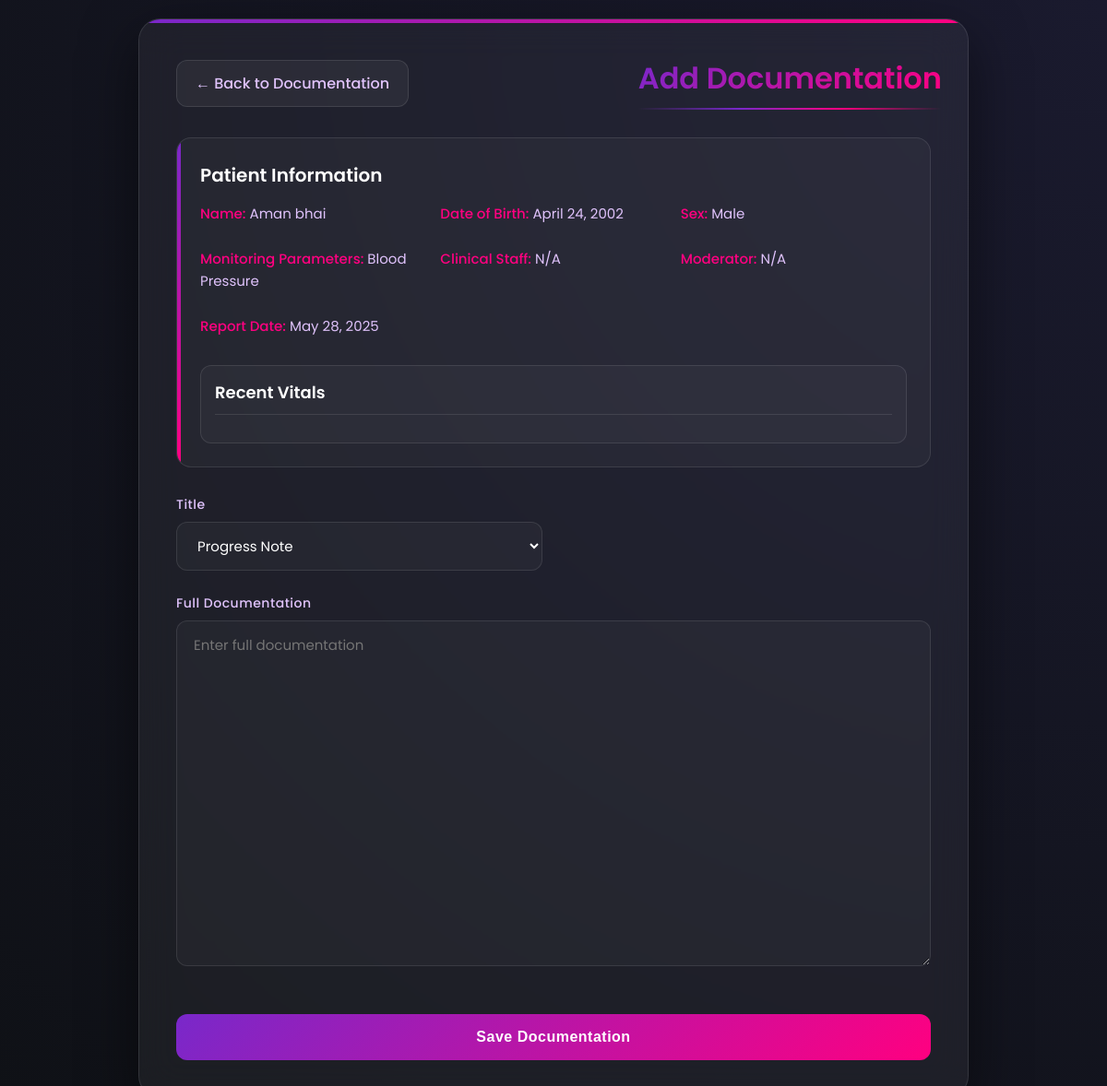
Screenshot of /write_document/2/ (signed in) with the database file from the repository.
### rpm_users/models.py (models this page shows, shortened)
class Patient(models.Model):
    SEX_CHOICES = (('Male', 'Male'), ('Female', 'Female'), ('Others', 'Others'),)
    MONITORING_CHOICES = (('Blood Pressure', 'Blood Pressure'), ('Heart Rate', 'Heart Rate'), ('SPO2', 'SPO2'),("Temperature", "Temperature"),)
    user = models.OneToOneField(User, on_delete=models.CASCADE, blank=True, null=True)
    date_of_birth = models.DateField(blank=True, null=True)
    height = models.DecimalField(blank=True, null=True, max_digits=10, decimal_places=2)
    weight = models.DecimalField(blank=True, null=True, max_digits=10, decimal_places=2)
    insurance = models.CharField(blank=True, null=True, max_length=255)
    insurance_number = models.CharField(blank=True, null=True, max_length=255)
    sex = models.CharField(blank=True, max_length=10, null=True, choices=SEX_CHOICES)
    bmi = models.DecimalField(blank=True, max_digits=10, decimal_places=2, null=True)
    phone_number = models.CharField(max_length=15, blank=True, null=True)
    monitoring_parameters = models.CharField(blank=True, max_length=20, null=True, choices=MONITORING_CHOICES)
    device_serial_number = models.BigIntegerField(null=True, blank=True, unique=True)
    pharmacy_info = models.TextField(blank=True, null=True)
    allergies = models.TextField(blank=True, null=True)
    smoke = models.CharField(choices=(('YES', 'YES'), ('NO', 'NO'),), default='NO', max_length=3)
    drink = models.CharField(choices=(('YES', 'YES'), ('NO', 'NO'),), default='NO', max_length=3)
    family_history = models.TextField(null=True, blank=True)
    medications = models.TextField(null=True, blank=True)
    id = models.UUIDField(default=uuid.uuid4, primary_key=True, editable=False)
    created_at = models.DateTimeField(auto_now_add=True)
    updated_at = models.DateTimeField(auto_now=True)
    moderator_assigned = models.ForeignKey('Moderator', blank=True, null=True, on_delete=models.SET_NULL, related_name='moderators')

### rpm_users/views.py (the view)
# urls.py: path('write_document/<int:report_id>/', views.write_document, name='write_document'),
@login_required
def write_document(request, report_id):
    report = Reports.objects.get(id=report_id)
    if request.method == 'POST':
        form = DocumentationForm(request.POST, request.FILES)
        if form.is_valid():
            document = form.save(commit=False, user=request.user)
            document.report = report
            document.save()
            messages.success(request, 'Documentation saved successfully.')
            return redirect('view_documentation', patient_id=report.patient.id)
    else:
        form = DocumentationForm()
    patient = report.patient
    return render(request, 'reports/add_docs.html', {'form': form, 'report': report, 'patient': patient}) # Render add_docs.html

### rpm_users/form.py
class DocumentationForm(forms.ModelForm):
    class Meta:
        model = Documentation
        fields = ['title', 'history_of_present_illness', 'chief_complaint', 'subjective', 'objective', 'assessment', 'plan', 'file']

### templates/reports/add_docs.html (shortened to what this page needs)
<!DOCTYPE html>
<html lang="en">
<head>
</head>
<body>
    <div class="container">
        <a href="javascript:history.back()" class="back-button">← Back to Documentation</a>
        <h2>{% if edit_mode %}Edit Documentation{% else %}Add Documentation{% endif %}</h2>
        <div class="patient-info">
            <h3>Patient Information</h3>
            <div style="display: grid; grid-template-columns: repeat(auto-fit, minmax(200px, 1fr)); gap: 15px; margin-bottom: 20px;">
                <p><strong>Name:</strong> {{ patient.user.first_name }} {{ patient.user.last_name }}</p>
                <p><strong>Date of Birth:</strong> {{ patient.date_of_birth|date:"F d, Y" }}</p>
                <p><strong>Sex:</strong> {{ patient.get_sex_display }}</p>
                <p><strong>Monitoring Parameters:</strong> {{ patient.monitoring_parameters }}</p>
                <p><strong>Clinical Staff:</strong> {{ patient.clinical_staff.user.get_full_name|default:"N/A" }}</p>
                <p><strong>Moderator:</strong> {{ patient.moderator|default:"N/A" }}</p>
                <p><strong>Report Date:</strong> {% now "F d, Y" %}</p>
            </div>
            {% if not edit_mode %}
            <div class="vitals-history">
                <h3>Recent Vitals</h3>
            </div>
            {% endif %}
        </div>
        <form action="{% url 'add_documentation' patient.id %}" method="POST" enctype="multipart/form-data">
            <div class="form-group">
                <label for="id_title">Title</label>
                {{ form.title }}
            </div>
            <div class="form-group">
                <label for="id_full_documentation">Full Documentation</label>
                <textarea id="id_full_documentation" name="full_documentation" placeholder="Enter full documentation" rows="15">{{ form.initial.full_documentation|default_if_none:'' }}</textarea>
            </div>
            <button type="submit">{% if edit_mode %}Update Documentation{% else %}Save Documentation{% endif %}</button>
        </form>
    </div>
</body>
</html>

### templates/reports/add_docs.html (style rules this page uses)
* { margin: 0; padding: 0; box-sizing: border-box; }
:root { --primary: #7928CA; --primary-dark: #6A0DAD; --secondary: #FF0080; --text: #E0C3FC; --background: #0F1116; --card-bg: rgba(255, 255, 255, 0.05); --error: #FF4E4E; --success: #00CC88; }
body { font-family: 'Poppins', sans-serif; background: radial-gradient(circle at top right, #1a1a2e, var(--background)); color: var(--text); min-height: 100vh; padding: 20px; }
.container { max-width: 900px; margin: auto; background: var(--card-bg); backdrop-filter: blur(20px); padding: 40px; border-radius: 24px; box-shadow: 0 20px 60px rgba(0, 0, 0, 0.5); border: 1px solid rgba(255, 255, 255, 0.1); position: relative; overflow: hidden; }
.container::before { content: ''; position: absolute; top: 0; left: 0; right: 0; height: 4px; background: linear-gradient(90deg, var(--primary), var(--secondary)); z-index: 1; }
h2 { text-align: center; color: white; margin-bottom: 40px; font-size: 32px; font-weight: 600; background: linear-gradient(135deg, var(--primary), var(--secondary)); -webkit-background-clip: text; -webkit-text-fill-color: transparent; position: relative; display: inline-block; left: 50%; transform: translateX(-50%); }
h2::after { content: ''; position: absolute; bottom: -10px; left: 0; width: 100%; height: 2px; background: linear-gradient(90deg, transparent, var(--primary), var(--secondary), transparent); }
.patient-info { background: rgba(255, 255, 255, 0.03); padding: 25px; border-radius: 16px; margin-bottom: 30px; border: 1px solid rgba(255, 255, 255, 0.1); position: relative; overflow: hidden; }
.patient-info::before { content: ''; position: absolute; left: 0; top: 0; bottom: 0; width: 4px; background: linear-gradient(to bottom, var(--primary), var(--secondary)); }
.patient-info h3 { color: white; font-size: 20px; font-weight: 600; margin-bottom: 15px; }
.patient-info p { margin-bottom: 10px; font-size: 15px; line-height: 1.6; }
.patient-info strong { color: var(--secondary); font-weight: 500; }
form { display: grid; grid-template-columns: repeat(auto-fit, minmax(280px, 1fr)); gap: 25px; }
.form-group { position: relative; transition: transform 0.3s ease; }
.form-group label { display: block; margin-bottom: 8px; color: var(--text); font-weight: 500; font-size: 14px; letter-spacing: 0.5px; transition: color 0.3s ease; }
.form-group input, .form-group textarea, .form-group select { width: 100%; padding: 14px 18px; border: 1px solid rgba(255, 255, 255, 0.1); border-radius: 12px; background: rgba(255, 255, 255, 0.03); color: white; font-size: 15px; transition: all 0.3s ease; font-family: 'Poppins', sans-serif; }
textarea { min-height: 120px; resize: vertical; }
.back-button { display: inline-flex; align-items: center; gap: 8px; background: rgba(255, 255, 255, 0.05); color: var(--text); padding: 12px 20px; border-radius: 12px; text-decoration: none; margin-bottom: 30px; transition: all 0.3s ease; font-weight: 500; border: 1px solid rgba(255, 255, 255, 0.1); }
button[type="submit"] { grid-column: 1 / -1; background: linear-gradient(135deg, var(--primary), var(--secondary)); color: white; padding: 16px 32px; border: none; border-radius: 12px; font-weight: 600; font-size: 16px; cursor: pointer; transition: all 0.3s ease; position: relative; overflow: hidden; letter-spacing: 0.5px; margin-top: 20px; }
button[type="submit"]::before { content: ''; position: absolute; top: 0; left: -100%; width: 100%; height: 100%; background: linear-gradient( 90deg, transparent, rgba(255, 255, 255, 0.2), transparent ); transition: 0.5s; }
.form-group:has(textarea) { grid-column: 1 / -1; }
.vitals-history { margin-top: 20px; padding: 15px; background: rgba(255, 255, 255, 0.03); border-radius: 12px; border: 1px solid rgba(255, 255, 255, 0.1); }
.vitals-history h3 { color: white; font-size: 18px; margin-bottom: 15px; padding-bottom: 10px; border-bottom: 1px solid rgba(255, 255, 255, 0.1); }

### rows the page displays
Patient: user.first_name "Aman", user.last_name "bhai", date_of_birth "April 24, 2002", sex "Male", monitoring_parameters "Blood Pressure"

### other values shown
{{ patient.clinical_staff.user.get_full_name|default:"N/A" }} "N/A"
{{ patient.moderator|default:"N/A" }} "N/A"
